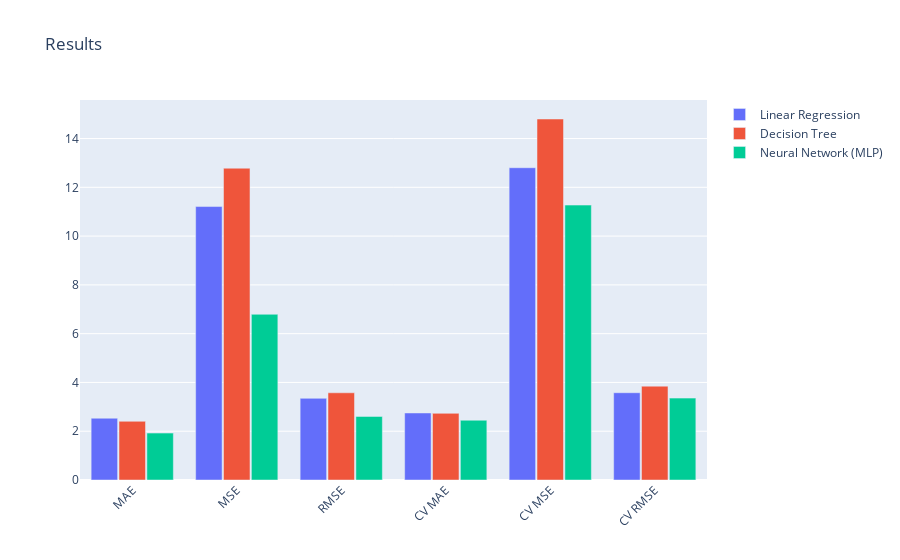

The cell this chart's notebook holds for it:
### Markdown cell above
## Results

### Code cell
metrics = ['MAE', 'MSE', 'RMSE', 'CV MAE', 'CV MSE', 'CV RMSE']

# Plot metrics.
fig = go.Figure(data=[
    go.Bar(name='Linear Regression', x=metrics, y=[mean_absolute_error(y_test, lin_pred),
                                                   mean_squared_error(
                                                       y_test, lin_pred),
                                                   np.sqrt(mean_squared_error(
                                                       y_test, lin_pred)),
                                                   abs(cv_lin_reg['test_neg_mean_absolute_error'].mean(
                                                   )),
                                                   abs(cv_lin_reg['test_neg_mean_squared_error'].mean(
                                                   )),
                                                   np.sqrt(abs(cv_lin_reg['test_neg_mean_squared_error'].mean()))]),
    go.Bar(name='Decision Tree', x=metrics, y=[mean_absolute_error(y_test, tr_pred),
                                               mean_squared_error(
        y_test, tr_pred),
        np.sqrt(mean_squared_error(
            y_test, tr_pred)),
        abs(cv_tr_reg['test_neg_mean_absolute_error'].mean(
        )),
        abs(cv_tr_reg['test_neg_mean_squared_error'].mean(
        )),
        np.sqrt(abs(cv_tr_reg['test_neg_mean_squared_error'].mean()))]),
    go.Bar(name='Neural Network (MLP)', x=metrics, y=[mean_absolute_error(y_test, mlp_pred),
                                                      mean_squared_error(
        y_test, mlp_pred),
        np.sqrt(mean_squared_error(
            y_test, mlp_pred)),
        abs(cv_mlp_reg['test_neg_mean_absolute_error'].mean(
        )),
        abs(cv_mlp_reg['test_neg_mean_squared_error'].mean(
        )),
        np.sqrt(abs(cv_mlp_reg['test_neg_mean_squared_error'].mean()))])
])

fig.update_layout(title_text='Results',
                  barmode='group', xaxis_tickangle=-45, bargroupgap=0.05)
fig.show()

### Figure 1 — Plotly figure (JSON) as saved in the notebook; plotly's stock layout.template omitted (floating-point values rounded to 4 significant figures)
{"data": [{"name": "Linear Regression", "type": "bar", "x": ["MAE", "MSE", "RMSE", "CV MAE", "CV MSE", "CV RMSE"], "y": [2.533, 11.21, 3.348, 2.748, 12.8, 3.578]}, {"name": "Decision Tree", "type": "bar", "x": ["MAE", "MSE", "RMSE", "CV MAE", "CV MSE", "CV RMSE"], "y": [2.407, 12.78, 3.576, 2.733, 14.8, 3.847]}, {"name": "Neural Network (MLP)", "type": "bar", "x": ["MAE", "MSE", "RMSE", "CV MAE", "CV MSE", "CV RMSE"], "y": [1.924, 6.794, 2.607, 2.451, 11.27, 3.357]}], "layout": {"bargroupgap": 0.05, "barmode": "group", "title": {"text": "Results"}, "xaxis": {"tickangle": -45}}}
